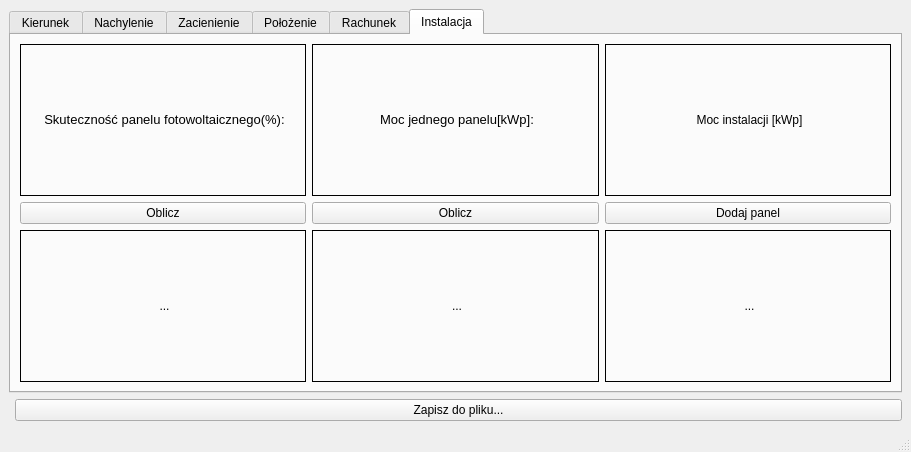
<?xml version="1.0" encoding="UTF-8"?>
<ui version="4.0">
 <class>MainWindow</class>
 <widget class="QMainWindow" name="MainWindow">
  <property name="geometry">
   <rect>
    <x>0</x>
    <y>0</y>
    <width>911</width>
    <height>452</height>
   </rect>
  </property>
  <property name="windowTitle">
   <string>Kalkulator Fotowoltaiki (Polska)</string>
  </property>
  <widget class="QWidget" name="centralwidget">
   <layout class="QFormLayout" name="formLayout">
    <item row="0" column="0" colspan="2">
     <widget class="QTabWidget" name="tabWidget">
      <property name="currentIndex">
       <number>5</number>
      </property>
      <widget class="QWidget" name="tab">
       <attribute name="title">
        <string>Kierunek</string>
       </attribute>
       <layout class="QVBoxLayout" name="verticalLayout_3">
        <item>
         <widget class="QLabel" name="label">
          <property name="autoFillBackground">
           <bool>false</bool>
          </property>
          <property name="frameShape">
           <enum>QFrame::Box</enum>
          </property>
          <property name="text">
           <string>&lt;html&gt;&lt;head/&gt;&lt;body&gt;&lt;p align=&quot;center&quot;&gt;&lt;span style=&quot; font-size:10pt;&quot;&gt;Podaj kierunek, w którą strone skierowane są panele:&lt;/span&gt;&lt;/p&gt;&lt;/body&gt;&lt;/html&gt;</string>
          </property>
         </widget>
        </item>
        <item>
         <widget class="QRadioButton" name="radioButton11">
          <property name="text">
           <string>Południe</string>
          </property>
         </widget>
        </item>
        <item>
         <widget class="QRadioButton" name="radioButton12">
          <property name="text">
           <string>Wschód/Zachód</string>
          </property>
         </widget>
        </item>
        <item>
         <widget class="QRadioButton" name="radioButton13">
          <property name="text">
           <string>Skośnie</string>
          </property>
         </widget>
        </item>
       </layout>
      </widget>
      <widget class="QWidget" name="tab_3">
       <attribute name="title">
        <string>Nachylenie</string>
       </attribute>
       <layout class="QVBoxLayout" name="verticalLayout_4">
        <item>
         <widget class="QLabel" name="label_2">
          <property name="frameShape">
           <enum>QFrame::Box</enum>
          </property>
          <property name="text">
           <string>&lt;html&gt;&lt;head/&gt;&lt;body&gt;&lt;p align=&quot;center&quot;&gt;&lt;span style=&quot; font-size:10pt;&quot;&gt;Podaj kąt nachylenia paneli:&lt;/span&gt;&lt;/p&gt;&lt;/body&gt;&lt;/html&gt;</string>
          </property>
         </widget>
        </item>
        <item>
         <widget class="QRadioButton" name="radioButton21">
          <property name="text">
           <string>Płaski 0°-4°</string>
          </property>
         </widget>
        </item>
        <item>
         <widget class="QRadioButton" name="radioButton22">
          <property name="text">
           <string>Prawie płaski 5°-24°</string>
          </property>
         </widget>
        </item>
        <item>
         <widget class="QRadioButton" name="radioButton23">
          <property name="text">
           <string>Normalnie nachylony 25°-35°</string>
          </property>
         </widget>
        </item>
        <item>
         <widget class="QRadioButton" name="radioButton24">
          <property name="text">
           <string>Bardzo nachylony 35°+</string>
          </property>
         </widget>
        </item>
       </layout>
      </widget>
      <widget class="QWidget" name="tab_5">
       <attribute name="title">
        <string>Zacienienie</string>
       </attribute>
       <layout class="QVBoxLayout" name="verticalLayout_6">
        <item>
         <widget class="QLabel" name="label_5">
          <property name="frameShape">
           <enum>QFrame::Box</enum>
          </property>
          <property name="text">
           <string>&lt;html&gt;&lt;head/&gt;&lt;body&gt;&lt;p align=&quot;center&quot;&gt;Wybierz ile cienia pada na panele:&lt;/p&gt;&lt;/body&gt;&lt;/html&gt;</string>
          </property>
         </widget>
        </item>
        <item>
         <layout class="QVBoxLayout" name="verticalLayout_5">
          <item>
           <widget class="QRadioButton" name="radioButton31">
            <property name="text">
             <string>Prawie nic</string>
            </property>
           </widget>
          </item>
          <item>
           <widget class="QRadioButton" name="radioButton32">
            <property name="text">
             <string>Trochę</string>
            </property>
           </widget>
          </item>
          <item>
           <widget class="QRadioButton" name="radioButton33">
            <property name="text">
             <string>Dużo cienia</string>
            </property>
           </widget>
          </item>
         </layout>
        </item>
       </layout>
      </widget>
      <widget class="QWidget" name="tab_2">
       <attribute name="title">
        <string>Położenie</string>
       </attribute>
       <widget class="QLabel" name="label_3">
        <property name="geometry">
         <rect>
          <x>40</x>
          <y>20</y>
          <width>441</width>
          <height>81</height>
         </rect>
        </property>
        <property name="frameShape">
         <enum>QFrame::Box</enum>
        </property>
        <property name="text">
         <string>&lt;html&gt;&lt;head/&gt;&lt;body&gt;&lt;p align=&quot;center&quot;&gt;&lt;span style=&quot; font-size:10pt;&quot;&gt;Podaj region nasłonecznienia:&lt;/span&gt;&lt;/p&gt;&lt;/body&gt;&lt;/html&gt;</string>
        </property>
       </widget>
       <widget class="QLabel" name="naslonecznienie">
        <property name="geometry">
         <rect>
          <x>40</x>
          <y>120</y>
          <width>221</width>
          <height>181</height>
         </rect>
        </property>
        <property name="text">
         <string/>
        </property>
       </widget>
       <widget class="QWidget" name="verticalLayoutWidget">
        <property name="geometry">
         <rect>
          <x>320</x>
          <y>120</y>
          <width>160</width>
          <height>191</height>
         </rect>
        </property>
        <layout class="QVBoxLayout" name="verticalLayout_7">
         <item>
          <widget class="QRadioButton" name="radioButton41">
           <property name="text">
            <string>Czerwony</string>
           </property>
          </widget>
         </item>
         <item>
          <widget class="QRadioButton" name="radioButton42">
           <property name="text">
            <string>Pomarańczowy</string>
           </property>
          </widget>
         </item>
         <item>
          <widget class="QRadioButton" name="radioButton43">
           <property name="text">
            <string>Ciemny żółty</string>
           </property>
          </widget>
         </item>
         <item>
          <widget class="QRadioButton" name="radioButton44">
           <property name="text">
            <string>Jasny żółty</string>
           </property>
          </widget>
         </item>
        </layout>
       </widget>
      </widget>
      <widget class="QWidget" name="tab_4">
       <attribute name="title">
        <string>Rachunek</string>
       </attribute>
       <layout class="QVBoxLayout" name="verticalLayout">
        <item>
         <widget class="QLabel" name="label_4">
          <property name="frameShape">
           <enum>QFrame::Box</enum>
          </property>
          <property name="text">
           <string>&lt;html&gt;&lt;head/&gt;&lt;body&gt;&lt;p align=&quot;center&quot;&gt;&lt;span style=&quot; font-size:10pt;&quot;&gt;Wpisz roczną cene rachunku za prąd [PLN]:&lt;/span&gt;&lt;/p&gt;&lt;/body&gt;&lt;/html&gt;</string>
          </property>
         </widget>
        </item>
        <item>
         <widget class="QLineEdit" name="lineEdit_0">
          <property name="autoFillBackground">
           <bool>false</bool>
          </property>
         </widget>
        </item>
       </layout>
      </widget>
      <widget class="QWidget" name="tab_6">
       <attribute name="title">
        <string>Instalacja</string>
       </attribute>
       <layout class="QHBoxLayout" name="horizontalLayout">
        <item>
         <layout class="QVBoxLayout" name="verticalLayout_2">
          <item>
           <widget class="QLabel" name="label_6">
            <property name="frameShape">
             <enum>QFrame::Box</enum>
            </property>
            <property name="text">
             <string>&lt;html&gt;&lt;head/&gt;&lt;body&gt;&lt;p align=&quot;center&quot;&gt;&lt;span style=&quot; font-size:10pt;&quot;&gt;Skuteczność panelu fotowoltaicznego(%):&lt;/span&gt;&lt;/p&gt;&lt;/body&gt;&lt;/html&gt;</string>
            </property>
           </widget>
          </item>
          <item>
           <widget class="QPushButton" name="pushButton">
            <property name="text">
             <string>Oblicz</string>
            </property>
           </widget>
          </item>
          <item>
           <widget class="QLabel" name="label_skutecznosc">
            <property name="frameShape">
             <enum>QFrame::Box</enum>
            </property>
            <property name="text">
             <string>&lt;html&gt;&lt;head/&gt;&lt;body&gt;&lt;p align=&quot;center&quot;&gt;...&lt;/p&gt;&lt;/body&gt;&lt;/html&gt;</string>
            </property>
           </widget>
          </item>
         </layout>
        </item>
        <item>
         <layout class="QVBoxLayout" name="verticalLayout_8">
          <item>
           <widget class="QLabel" name="label_7">
            <property name="frameShape">
             <enum>QFrame::Box</enum>
            </property>
            <property name="text">
             <string>&lt;html&gt;&lt;head/&gt;&lt;body&gt;&lt;p align=&quot;center&quot;&gt;&lt;span style=&quot; font-size:10pt;&quot;&gt;Moc jednego panelu[kWp]:&lt;/span&gt;&lt;/p&gt;&lt;/body&gt;&lt;/html&gt;</string>
            </property>
           </widget>
          </item>
          <item>
           <widget class="QPushButton" name="pushButton_2">
            <property name="text">
             <string>Oblicz</string>
            </property>
           </widget>
          </item>
          <item>
           <widget class="QLabel" name="label_moc">
            <property name="frameShape">
             <enum>QFrame::Box</enum>
            </property>
            <property name="text">
             <string>&lt;html&gt;&lt;head/&gt;&lt;body&gt;&lt;p align=&quot;center&quot;&gt;...&lt;/p&gt;&lt;/body&gt;&lt;/html&gt;</string>
            </property>
           </widget>
          </item>
         </layout>
        </item>
        <item>
         <layout class="QVBoxLayout" name="verticalLayout_9">
          <item>
           <widget class="QLabel" name="label_8">
            <property name="frameShape">
             <enum>QFrame::Box</enum>
            </property>
            <property name="text">
             <string>&lt;html&gt;&lt;head/&gt;&lt;body&gt;&lt;p align=&quot;center&quot;&gt;Moc instalacji [kWp]&lt;/p&gt;&lt;/body&gt;&lt;/html&gt;</string>
            </property>
           </widget>
          </item>
          <item>
           <widget class="QPushButton" name="pushButton_3">
            <property name="text">
             <string>Dodaj panel</string>
            </property>
           </widget>
          </item>
          <item>
           <widget class="QLabel" name="label_9">
            <property name="frameShape">
             <enum>QFrame::Box</enum>
            </property>
            <property name="text">
             <string>&lt;html&gt;&lt;head/&gt;&lt;body&gt;&lt;p align=&quot;center&quot;&gt;...&lt;/p&gt;&lt;/body&gt;&lt;/html&gt;</string>
            </property>
           </widget>
          </item>
         </layout>
        </item>
       </layout>
      </widget>
     </widget>
    </item>
    <item row="1" column="1">
     <widget class="QPushButton" name="pushButton_4">
      <property name="text">
       <string>Zapisz do pliku...</string>
      </property>
     </widget>
    </item>
   </layout>
  </widget>
  <widget class="QMenuBar" name="menubar">
   <property name="geometry">
    <rect>
     <x>0</x>
     <y>0</y>
     <width>911</width>
     <height>21</height>
    </rect>
   </property>
  </widget>
  <widget class="QStatusBar" name="statusbar"/>
 </widget>
 <resources/>
 <connections/>
</ui>
